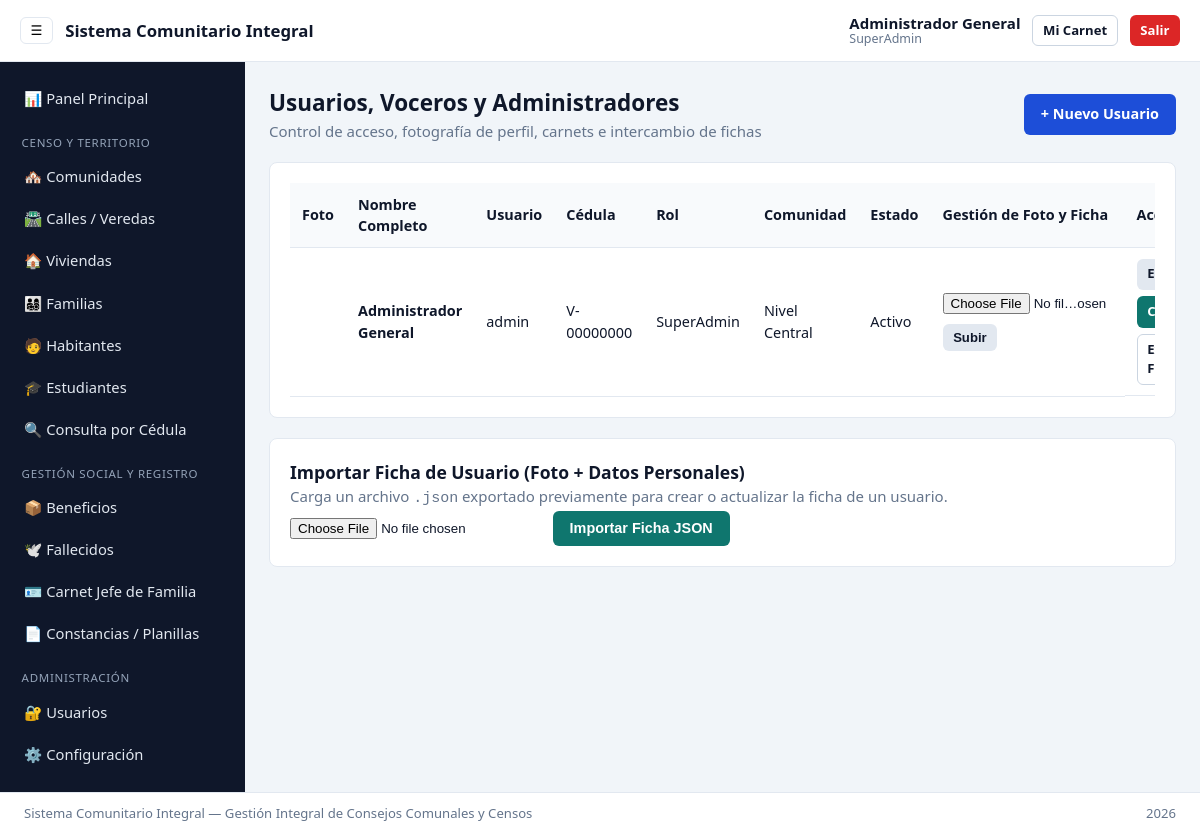
The app's page /modulos/usuarios/listar_usuarios.php (signed in) with its own data.
### tables this page shows
CREATE TABLE configuracion (
    id INT AUTO_INCREMENT PRIMARY KEY,
    nombre_sistema VARCHAR(150) NOT NULL DEFAULT 'Sistema Comunitario Integral',
    subtitulo VARCHAR(200) DEFAULT 'Gestión Integral de Consejos Comunales y Censos',
    logo_sistema VARCHAR(255) DEFAULT 'uploads/sistema/default_logo.png',
    actualizado_en TIMESTAMP DEFAULT CURRENT_TIMESTAMP ON UPDATE CURRENT_TIMESTAMP
);

CREATE TABLE usuarios (
    id INT AUTO_INCREMENT PRIMARY KEY,
    comunidad_id INT,  
    cedula VARCHAR(20) UNIQUE,
    nombre_usuario VARCHAR(50) UNIQUE NOT NULL,
    password_hash VARCHAR(255) NOT NULL,
    nombre_completo VARCHAR(100) NOT NULL,
    telefono VARCHAR(20),
    foto VARCHAR(255) DEFAULT 'uploads/usuarios/default_avatar.png',
    rol ENUM('SuperAdmin', 'Administrador Comunidad', 'Vocero/Censador') DEFAULT 'Vocero/Censador',
    estado BOOLEAN DEFAULT TRUE,
    FOREIGN KEY (comunidad_id) REFERENCES comunidades(id) ON DELETE SET NULL
);

### config/conexion.php (called while the page is built, shortened)
<?php
$db_host = 'localhost';
$db_user = 'root';
$db_pass = '';
$db_name = 'sistema_comunitario_integral';
$conexion = new mysqli($db_host, $db_user, $db_pass, $db_name);
$conexion->set_charset('utf8mb4');
$configSistema = [
    'nombre_sistema' => 'Sistema Comunitario Integral',
    'subtitulo'      => 'Gestión Integral de Consejos Comunales y Censos',
    'logo_sistema'   => 'uploads/sistema/default_logo.png'
];
$resConfig = $conexion->query("SELECT nombre_sistema, subtitulo, logo_sistema FROM configuracion ORDER BY id ASC LIMIT 1");
if ($resConfig && $filaConfig = $resConfig->fetch_assoc()) {
    $configSistema['nombre_sistema'] = $filaConfig['nombre_sistema'] ?: $configSistema['nombre_sistema'];
    $configSistema['subtitulo']      = $filaConfig['subtitulo'] ?: $configSistema['subtitulo'];
    $configSistema['logo_sistema']   = $filaConfig['logo_sistema'] ?: $configSistema['logo_sistema'];
}
function e(?string $valor): string {
    return htmlspecialchars((string)$valor, ENT_QUOTES, 'UTF-8');
}
function base_url(string $ruta = ''): string {
    return BASE_URL . '/' . ltrim($ruta, '/');
}

### config/verificar_sesion.php (called while the page is built, shortened)
<?php
require_once __DIR__ . '/conexion.php';

### modulos/usuarios/listar_usuarios.php (the view, shortened to what this page needs)
<?php
require_once __DIR__ . '/../../config/verificar_sesion.php';
$sql = "SELECT u.*, c.nombre AS comunidad
        FROM usuarios u
        LEFT JOIN comunidades c ON u.comunidad_id = c.id";
$sql .= " ORDER BY u.nombre_completo ASC";
$resUsuarios = $conexion->query($sql);
require_once __DIR__ . '/../../includes/header.php';
require_once __DIR__ . '/../../includes/sidebar.php';
?>
<div class="page-header">
    <div>
        <h2>Usuarios, Voceros y Administradores</h2>
        <p class="text-muted">Control de acceso, fotografía de perfil, carnets e intercambio de fichas</p>
    </div>
    <a href="<?= e(base_url('modulos/usuarios/guardar_usuario.php')) ?>" class="btn btn-primary">+ Nuevo Usuario</a>
</div>
<div class="card">
    <div class="table-responsive">
        <table class="table">
            <thead>
                <tr>
                    <th>Foto</th>
                    <th>Nombre Completo</th>
                    <th>Usuario</th>
                    <th>Cédula</th>
                    <th>Rol</th>
                    <th>Comunidad</th>
                    <th>Estado</th>
                    <th>Gestión de Foto y Ficha</th>
                    <th>Acciones</th>
                </tr>
            </thead>
            <tbody>
                <?php if ($resUsuarios && $resUsuarios->num_rows > 0): ?>
                    <?php while ($u = $resUsuarios->fetch_assoc()): ?>
                        <?php
                        $foto = !empty($u['foto']) ? $u['foto'] : 'uploads/usuarios/default_avatar.png';
                        $tieneFotoPersonal = ($foto !== 'uploads/usuarios/default_avatar.png');
                        $accionFoto = $tieneFotoPersonal ? 'img_usuarios/editar_img_usuario.php' : 'img_usuarios/subir_img_usuario.php';
                        ?>
                        <tr>
                            <td>
                            </td>
                            <td><strong><?= e($u['nombre_completo']) ?></strong></td>
                            <td><?= e($u['nombre_usuario']) ?></td>
                            <td><?= e($u['cedula'] ?: 'N/A') ?></td>
                            <td><?= e($u['rol']) ?></td>
                            <td><?= e($u['comunidad'] ?: 'Nivel Central') ?></td>
                            <td><?= (int)$u['estado'] === 1 ? 'Activo' : 'Inactivo' ?></td>
                            <td>
                                <form method="POST" action="<?= e(base_url($accionFoto)) ?>" enctype="multipart/form-data" class="inline-form">
                                    <input type="file" name="foto_usuario" accept=".jpg,.jpeg,.png,.webp" required style="max-width: 170px;">
                                    <button type="submit" class="btn btn-sm"><?= $tieneFotoPersonal ? 'Cambiar' : 'Subir' ?></button>
                                </form>
                            </td>
                            <td class="actions-cell">
                                <a href="<?= e(base_url('modulos/usuarios/guardar_usuario.php?id=' . (int)$u['id'])) ?>" class="btn btn-sm">Editar</a>
                                <a href="<?= e(base_url('carnet/carnet_usuario.php?id=' . (int)$u['id'])) ?>" class="btn btn-sm btn-secondary">Carnet</a>
                                <a href="<?= e(base_url('img_usuarios/ficha_usuario_io.php?exportar_id=' . (int)$u['id'])) ?>" class="btn btn-sm btn-outline">Exportar Ficha</a>
                            </td>
                        </tr>
                    <?php endwhile; ?>
                <?php else: ?>
                    <tr>
                        <td colspan="9" class="text-center">No hay usuarios registrados.</td>
                    </tr>
                <?php endif; ?>
            </tbody>
        </table>
    </div>
</div>
<div class="card">
    <h3>Importar Ficha de Usuario (Foto + Datos Personales)</h3>
    <p class="text-muted">Carga un archivo <code>.json</code> exportado previamente para crear o actualizar la ficha de un usuario.</p>
    <form method="POST" action="<?= e(base_url('img_usuarios/ficha_usuario_io.php')) ?>" enctype="multipart/form-data" class="inline-form">
        <input type="file" name="archivo_ficha" accept=".json" required>
        <button type="submit" class="btn btn-secondary">Importar Ficha JSON</button>
    </form>
</div>
<?php require_once __DIR__ . '/../../includes/footer.php'; ?>

### includes/header.php (shortened to what this page needs)
<!DOCTYPE html>
<html lang="es">
<head>
    <link rel="stylesheet" href="<?= e(base_url('assets/css/estilos.css')) ?>">
</head>
<body class="app-layout">
    <header class="top-navbar">
        <div class="brand-box">
            <button type="button" id="btnToggleSidebar" class="btn-icon" aria-label="Menú">☰</button>
            <span class="brand-title"><?= e($configSistema['nombre_sistema']) ?></span>
        </div>
        <div class="user-box">
            <div class="user-meta">
                <strong><?= e($_SESSION['nombre_completo'] ?? 'Usuario') ?></strong>
                <small><?= e($_SESSION['rol'] ?? '') ?></small>
            </div>
            <a href="<?= e(base_url('carnet/carnet_usuario.php')) ?>" class="btn btn-sm btn-outline">Mi Carnet</a>
            <a href="<?= e(base_url('cerrar_sesion.php')) ?>" class="btn btn-sm btn-danger">Salir</a>
        </div>
    </header>
    <div class="main-wrapper">

### includes/footer.php (shortened to what this page needs)
</main>
</div>
<footer class="main-footer">
    <span><?= e($configSistema['nombre_sistema']) ?> &mdash; <?= e($configSistema['subtitulo']) ?></span>
    <span><?= date('Y') ?></span>
</footer>
</body>
</html>

### assets/css/estilos.css (style rules this page uses)
:root { --bg: #f1f5f9; --surface: #ffffff; --text: #0f172a; --muted: #64748b; --primary: #1d4ed8; --primary-hover: #1e40af; --secondary: #0f766e; --danger: #dc2626; --border: #e2e8f0; --sidebar-bg: #0f172a; --sidebar-text: #e2e8f0; --radius: 8px; }
* { box-sizing: border-box; margin: 0; padding: 0; }
body { font-family: system-ui, -apple-system, "Segoe UI", Roboto, sans-serif; background: var(--bg); color: var(--text); line-height: 1.5; font-size: 15px; }
.top-navbar { height: 62px; background: var(--surface); border-bottom: 1px solid var(--border); padding: 0 1.25rem; display: flex; align-items: center; justify-content: space-between; position: sticky; top: 0; z-index: 30; }
.brand-box, .user-box { display: flex; align-items: center; gap: 0.75rem; }
.brand-title { font-weight: 700; font-size: 1.05rem; }
.user-meta { display: flex; flex-direction: column; line-height: 1.2; }
.user-meta small { color: var(--muted); font-size: 0.78rem; }
.main-wrapper { display: flex; min-height: calc(100vh - 104px); }
.main-footer { height: 42px; background: var(--surface); border-top: 1px solid var(--border); padding: 0 1.5rem; display: flex; align-items: center; justify-content: space-between; font-size: 0.82rem; color: var(--muted); }
.page-header { display: flex; flex-wrap: wrap; align-items: center; justify-content: space-between; gap: 1rem; margin-bottom: 1.25rem; }
.text-muted { color: var(--muted); }
.card { background: var(--surface); border: 1px solid var(--border); border-radius: var(--radius); padding: 1.25rem; margin-bottom: 1.25rem; }
.inline-form { display: flex; flex-wrap: wrap; align-items: center; gap: 0.6rem; }
.btn { display: inline-flex; align-items: center; justify-content: center; gap: 0.35rem; padding: 0.55rem 1rem; border-radius: 6px; border: 1px solid transparent; background: #e2e8f0; color: var(--text); text-decoration: none; font-weight: 600; font-size: 0.9rem; cursor: pointer; }
.btn-primary { background: var(--primary); color: #fff; }
.btn-secondary { background: var(--secondary); color: #fff; }
.btn-danger { background: var(--danger); color: #fff; }
.btn-outline { background: transparent; border-color: #cbd5e1; }
.btn-sm { padding: 0.3rem 0.6rem; font-size: 0.82rem; }
.btn-icon { background: none; border: 1px solid var(--border); border-radius: 6px; padding: 0.3rem 0.6rem; cursor: pointer; }
.actions-row, .actions-cell { display: flex; flex-wrap: wrap; gap: 0.4rem; }
.table-responsive { width: 100%; overflow-x: auto; }
.table { width: 100%; border-collapse: collapse; font-size: 0.9rem; }
.table th, .table td { padding: 0.65rem 0.75rem; border-bottom: 1px solid var(--border); text-align: left; }
.table th { background: #f8fafc; font-weight: 700; }

### records on screen
configuracion: nombre_sistema "Sistema Comunitario Integral", subtitulo "Gestión Integral de Consejos Comunales y Censos"
usuarios: nombre_completo "Administrador General", nombre_usuario "admin", cedula "V-00000000", rol "SuperAdmin", comunidad "Nivel Central", estado "Activo", shows "Subir"

### other values on screen
$_SESSION['nombre_completo'] "Administrador General"
$_SESSION['rol'] "SuperAdmin"
